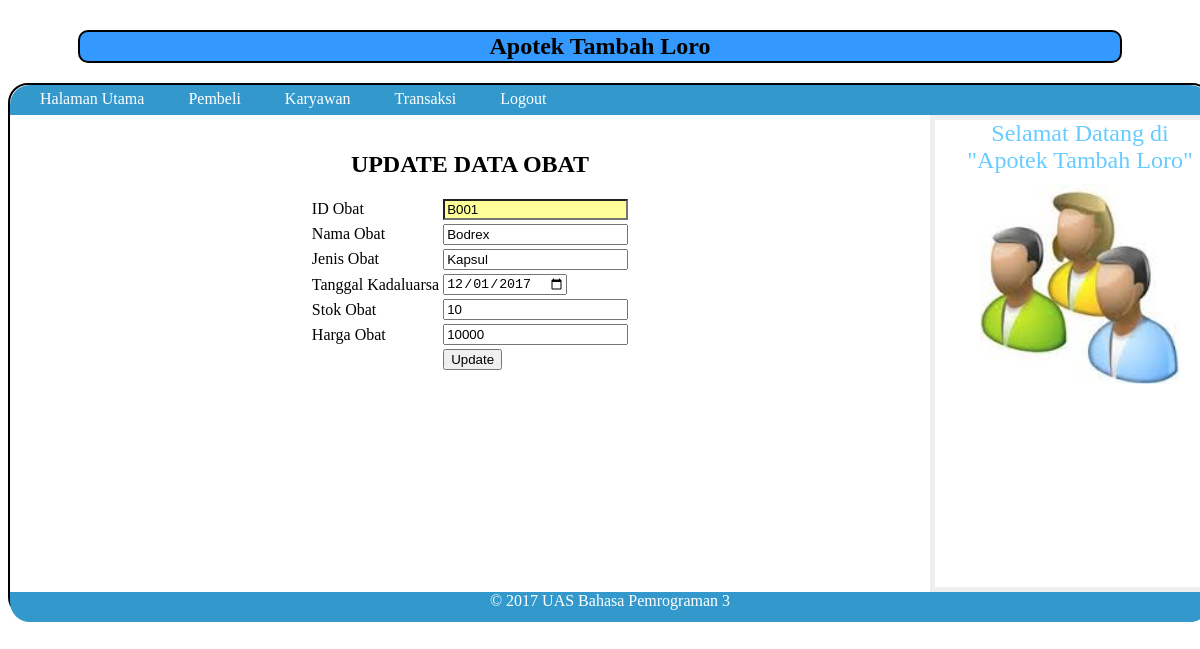
The page /admin/obat/update.php?id=B001 on the database its author committed.
### tables this page shows
CREATE TABLE IF NOT EXISTS `obat` (
  `id_obat` varchar(5) NOT NULL,
  `nama_obat` varchar(30) NOT NULL,
  `jenis_obat` varchar(20) NOT NULL,
  `tgl_kadaluarsa` date NOT NULL,
  `stok_obat` varchar(20) NOT NULL,
  `harga_obat` int(11) NOT NULL,
  PRIMARY KEY (`id_obat`)
);

### admin/obat/update.php (the view, shortened to what this page needs)
<?php
$edit=$_GET['id'];
$query=mysql_query("select * from obat where id_obat='$edit'");
$fr=mysql_fetch_array($query);
?>
<html>
<link rel="stylesheet" type="text/css" href="../../css.css">
<body>
<center>
<h2><b> Apotek Tambah Loro </b></h2>
</center>
<div class="wrapper">
		<nav>
		<ul>
	<li><a href="../../admin.php"> Halaman Utama </a></li>
    <li><a href="../pembeli/tampil.php"> Pembeli </a></li>
    <li><a href="../karyawan/tampil.php"> Karyawan</a></li>
    <li><a href="../transaksi/tampil.php"> Transaksi</a></li>
    <li><a href="../../logout.php"> Logout</a></li></aside>
   		</ul>
		</nav>
<section class="courses">
<article>
<br>
<center>
<br><b><font size="+2">UPDATE DATA OBAT</font></b>
<br /><br />
<form method="post" action="proses_update.php">
<table>
<tr>
<td> ID Obat </td>
<td> <input type="text" name="id_obat" value="<?php echo $fr[id_obat] ?>" style="background-color:#FFFF99" readonly="readonly"/></td></tr>
<tr>
<td> Nama Obat </td>
<td> <input type="text" name="nama_obat" value="<?php echo $fr[nama_obat]?>" /></td></tr>
<tr>
<td> Jenis Obat </td>
<td> <input type="text" name="jenis_obat" value="<?php echo $fr[jenis_obat]?>" /></td></tr>
<tr>
<td> Tanggal Kadaluarsa </td>
<td> <input type="date" name="tgl_kadaluarsa" value="<?php echo $fr[tgl_kadaluarsa]?>" /></td></tr>
<tr>
<td> Stok Obat </td>
<td> <input type="text" name="stok_obat" value="<?php echo $fr[stok_obat]?>" /></td></tr>
<tr>
<td> Harga Obat </td>
<td> <input type="text" name="harga_obat" value="<?php echo $fr[harga_obat]?>" /></td></tr>
<tr>
<td> <td> <input type="submit" name="update" value="Update" /> </td></td></tr>
</table>
</form>
</center>
</article>
	</section>
    <aside>
    <section class="contact-details">
<h3><font size="+2"><center>Selamat Datang di "Apotek Tambah Loro"</center></font></h3>
	</section>
	<section class="popular-recipes">
<center><img src="../../gambar/login.jpg" width="200" height="200"></center>
	</section>
	</aside>
<footer><center>
&copy; 2017 UAS Bahasa Pemrograman 3
</center></footer>
</div>

### css.css (style rules this page uses)
.wrapper { width: 1200px; height:530px; margin: 18px auto 18px auto; border: 2px solid #000000; background-color: #ffffff; border-bottom-left-radius:20px; border-bottom-right-radius:20px; border-top-left-radius:20px; border-top-right-radius:20px; }
nav { clear: both; color: #ffffff; background-color: #3399CC; height: 30px; border-top-left-radius:20px; border-top-right-radius:20px; }
nav ul { margin: 0px; padding: 5px 0px 5px 30px; }
nav li { display: inline; margin-right: 40px; }
nav li a { color: #ffffff; }
section.courses { float: left; width: 920px; }
article { clear: both; overflow: auto; width: 100%; }
aside { width: 250px; height: 457px; float: left; padding: 0px 0px 10px 20px; border: 5px solid #eeeeee; }
a { color: #3399FF; text-decoration: none; }
h1, h2, h3 { font-weight: normal; }
h2 { padding: 1px; color: #000; background-color:#39F; border-radius:1px; border:2px solid #000; margin-left:70px; margin-right:70px; border-bottom-left-radius:10px; border-bottom-right-radius:10px; border-top-left-radius:10px; border-top-right-radius:10px; margin-top: 30px; }
h3 { margin: 0px 0px 10px 0px; color: #66CCFF; }
footer { clear: both; color: #ffffff; background-color:#3399CC; height: 30px; border-bottom-left-radius:20px; border-bottom-right-radius:20px; }

### rows shown on the page
obat: id_obat "B001", nama_obat "Bodrex", jenis_obat "Kapsul", tgl_kadaluarsa "12/01/2017", stok_obat "10", harga_obat "10000"
